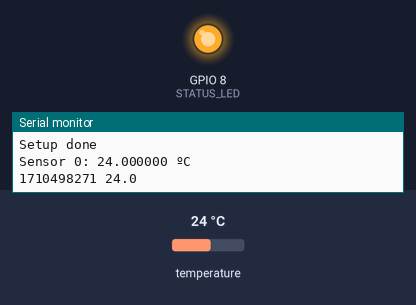
A sketch run on a simulated ESP32-C3. Parts: output pins drawn as LEDs (lit = HIGH), the last lines printed to the serial monitor. The test bench sets the inputs (shaded band); at power-on: temperature 24 °C. WiFi joins after 1.5 s; servers stay silent unless stated; the local clock reads 2024-03-15 10:24:30 at power-on unless the sketch sets it; no MQTT or app messages arrive unless stated.

Above: at 4.4 s.
At 10.2 s:
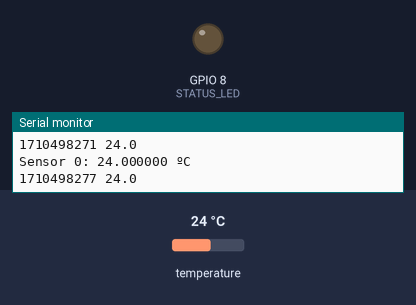
Timing chart, 0 to 16.6 s (numbered marks = the images above):
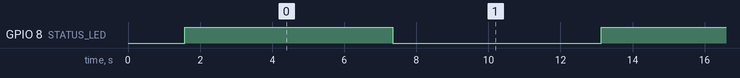

The sketch:

hotwater_temp_monitor.ino
```cpp
#include <config.h>
#include <OneWire.h>
#include <DallasTemperature.h>
#include <WiFi.h>
#include <WiFiClient.h>
#include <time.h>
#include <lwip/err.h>
#include <lwip/sockets.h>
#include <lwip/sys.h>
#include <lwip/netdb.h>
#include <sstream>
#include <MQTT.h>

// board: ESP-32 C3 supermini

// Instantiate the one-wire bus for the temperature sensors
static OneWire OneWire(ONE_WIRE_BUS) ;

// Instantiate the temperature sensors
static DallasTemperature Sensors(&OneWire);
// no of sensors on the bus
static int NumOfSensors ;
// MQTT client instance
static MQTTClient MQclient;
static WiFiClient Net;

static void GetNtpTime(void)
{
  const long GmOffsetSec = 0;
  const int  DaylightOffsetSec = 3600;

  // once initially set, this should periodically re-sync to the server
  configTime(GmOffsetSec, DaylightOffsetSec, NTP_SERVER);
}

static void BrokerConnect(void)
{
  // connect to MQTT broker
  Serial.println("Connecting to broker");
  MQclient.begin(MQTT_BROKER,Net) ;
  while(!MQclient.connect("hotwater-pub"))
  {
    delay(500);
    Serial.print(F("."));
  }
}

void setup()
{
  IPAddress LocalIp ;

  // turn on status led, indicate we're alive
  pinMode(STATUS_LED, OUTPUT);
  digitalWrite(STATUS_LED, LOW);

  Serial.begin(115200);
  Serial.println("Starting up...");
  Sensors.begin();

  NumOfSensors = Sensors.getDeviceCount();
  Serial.printf("Detected %d sensors\n",NumOfSensors);

  // connect to Wifi
  Serial.println("Connecting to WiFi");
  //WiFi.mode(WIFI_STA);
  WiFi.begin(SSID1, PWD1);
  // workaround https://forum.arduino.cc/t/no-wifi-connect-with-esp32-c3-super-mini/1324046/12
  WiFi.setTxPower(WIFI_POWER_8_5dBm);
  while (WiFi.status() != WL_CONNECTED)
  {
    delay(500);
    Serial.print(F("."));
  }
  LocalIp = WiFi.localIP();
  Serial.println(F("WiFi connected"));
  Serial.println(LocalIp);

  // fetch current time
  GetNtpTime() ;

  BrokerConnect() ;

  Serial.println("Setup done");
}

void loop()
{
  DeviceAddress SensorAddr ;
  std::stringstream SensorBuf ;
  time_t TimeStamp = time(NULL);

  // blink the status LED every time around the loop to indicate we're alive
  if ( digitalRead(STATUS_LED) == LOW )
    digitalWrite(STATUS_LED, HIGH);
  else
    digitalWrite(STATUS_LED, LOW);

  if ( !MQclient.connected())
  {
    Serial.println("Lost connection to broker, re-connecting") ;
    BrokerConnect() ;
  }

  // build up sensor string for UDP packet
  SensorBuf.precision(1) ;
  // add in timestamp
  SensorBuf << TimeStamp << std::fixed ;

  Sensors.requestTemperatures();
  for(int i=0 ; i < NumOfSensors ; i++)
  {
    if ( Sensors.getAddress(SensorAddr,i))
    {
      float temperatureC = Sensors.getTempC(SensorAddr);
      String TempBuf(temperatureC,1) ;
      String TopicBuf("hotwater/temp") ;

      TopicBuf+=String(i) ;

      Serial.printf("Sensor %d: %f ºC\n",i,temperatureC);

      // publishh individual sensor readings
      MQclient.publish(TopicBuf,TempBuf) ;

      // append to the sensor buffer
      SensorBuf << " " << temperatureC ;
    }
  }
  Serial.println(SensorBuf.str().c_str());

  // publish everything, retained so we can always grab the latest
  MQclient.publish("hotwater/data",SensorBuf.str().c_str(),true,0) ;

  delay(5000);
}
```

config.h
```cpp
#ifndef CONFIG_H

#define CONFIG_H

// wifi settings
#define SSID1 "your-wifi-ssid"
#define PWD1 "your-wifi-password"

// NTP server
#define NTP_SERVER "monolith.onasticksoftware.net"

// MQTT broker
#define MQTT_BROKER NTP_SERVER

// GPIO connected to one-wire bus for temperature sensors
#define ONE_WIRE_BUS 0

// GPIO used for status LED
#define STATUS_LED 8

#endif
```

Measured:
- by itself, GPIO 8 (STATUS_LED): alternates HIGH for 5.8 s and LOW for 5.8 s
